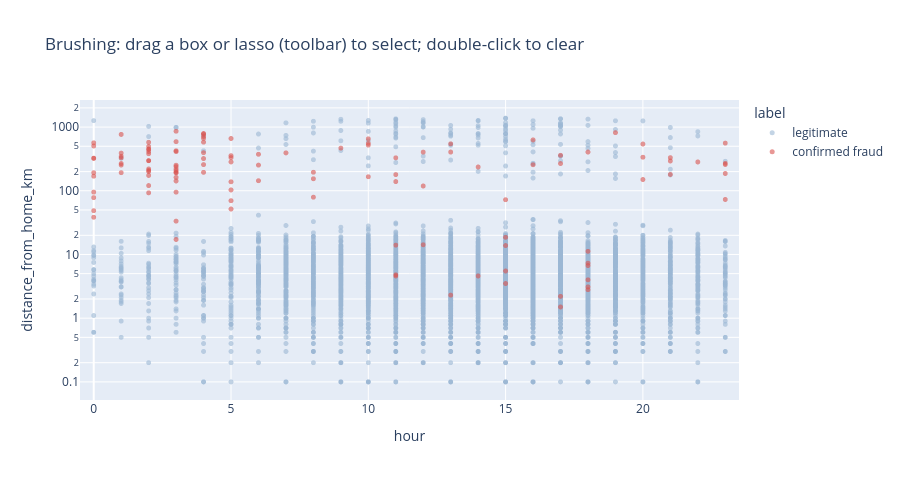

This figure's notebook cell:
### Markdown cell above
## 3. Brushing  *(Slide 8)*

**What:** **Brushing** (Becker & Cleveland 1987): the user paints a selection directly over marks by dragging a
rectangle or freeform lasso; every mark it touches joins the selection and is immediately highlighted.

**Why:** Below, an interactive scatter in **lasso/box-select mode** — drag around any cluster; selected points stay
bright and the rest fade. Try brushing the night-time, long-distance corner (top-right) and notice how red it is.

### Code cell
fig = px.scatter(tx, x="hour", y="distance_from_home_km", color="label", log_y=True, opacity=0.6,
                 color_discrete_map={"legitimate": "#9bb7d4", "confirmed fraud": "#D9534F"},
                 hover_data=["txn_id", "city", "merchant_category", "amount_inr"],
                 title="Brushing: drag a box or lasso (toolbar) to select; double-click to clear", height=480)
fig.update_traces(marker_size=5, unselected_marker_opacity=0.08)
fig.update_layout(dragmode="lasso")
fig.update_xaxes(range=[-0.5, 23.5])
fig.show()

### Figure 1 — Plotly figure (JSON) as saved in the notebook; plotly's stock layout.template omitted (floating-point values rounded to 4 significant figures; data arrays with more than 128 entries replaced by an {"elided": "..."} marker saying what was removed)
{"data": [{"customdata": {"elided": "5400x4 mixed values"}, "hovertemplate": "label=legitimate<br>hour=%{x}<br>distance_from_home_km=%{y}<br>txn_id=%{customdata[0]}<br>city=%{customdata[1]}<br>merchant_category=%{customdata[2]}<br>amount_inr=%{customdata[3]}<extra></extra>", "legendgroup": "legitimate", "marker": {"color": "#9bb7d4", "opacity": 0.6, "size": 5, "symbol": "circle"}, "mode": "markers", "name": "legitimate", "showlegend": true, "type": "scattergl", "unselected": {"marker": {"opacity": 0.08}}, "x": {"elided": "5400 int values"}, "xaxis": "x", "y": {"elided": "5400 float values"}, "yaxis": "y"}, {"customdata": {"elided": "120x4 mixed values"}, "hovertemplate": "label=confirmed fraud<br>hour=%{x}<br>distance_from_home_km=%{y}<br>txn_id=%{customdata[0]}<br>city=%{customdata[1]}<br>merchant_category=%{customdata[2]}<br>amount_inr=%{customdata[3]}<extra></extra>", "legendgroup": "confirmed fraud", "marker": {"color": "#D9534F", "opacity": 0.6, "size": 5, "symbol": "circle"}, "mode": "markers", "name": "confirmed fraud", "showlegend": true, "type": "scattergl", "unselected": {"marker": {"opacity": 0.08}}, "x": [18, 19, 4, 11, 23, 2, 15, 15, 18, 3, 4, 11, 20, 23, 2, 10, 13, 23, 11, 0, 20, 2, 14, 16, 4, 2, 3, 6, 12, 5, 8, 18, 18, 21, 5, 15, 2, 3, 5, 5, 10, 15, 17, 1, 4, 13, 22, 0, 1, 1, 2, 2, 3, 3, 3, 4, 7, 8, 21, 23, 0, 0, 1, 1, 2, 3, 4, 5, 5, 6, 8, 9, 10, 11, 13, 15, 18, 0, 0, 0, 2, 2, 3, 3, 4, 4, 10, 11, 17, 4, 12, 12, 0, 3, 3, 5, 2, 2, 3, 3, 14, 20, 0, 6, 11, 17, 1, 2, 3, 17, 18, 21, 0, 2, 3, 1, 5, 16, 18, 23], "xaxis": "x", "y": [6.7, 818.4, 713.2, 4.6, 186.8, 413.5, 13.8, 18.6, 4.0, 192.3, 579.7, 4.8, 150.2, 73.0, 120.6, 654.1, 2.3, 258.5, 329.3, 325.0, 541.3, 577.3, 4.6, 256.1, 257.6, 297.1, 17.2, 374.1, 118.8, 51.7, 79.3, 3.1, 7.3, 293.8, 662.0, 5.5, 92.8, 192.6, 103.1, 356.0, 520.9, 3.5, 2.2, 267.8, 396.5, 405.5, 283.2, 505.1, 253.6, 192.2, 381.9, 495.1, 412.1, 95.1, 425.1, 320.5, 393.5, 195.4, 331.0, 270.0, 322.6, 78.1, 346.4, 389.9, 208.7, 860.2, 778.0, 331.8, 138.4, 253.0, 154.4, 467.5, 166.1, 139.4, 545.6, 72.4, 405.2, 48.7, 38.4, 565.6, 296.4, 174.2, 218.4, 239.1, 665.3, 194.6, 555.7, 179.4, 267.7, 791.8, 14.2, 404.4, 169.3, 162.4, 590.7, 283.8, 451.7, 200.2, 142.6, 204.7, 236.2, 336.2, 192.3, 143.9, 14.0, 360.4, 766.9, 446.5, 251.9, 1.5, 2.8, 180.5, 95.3, 219.9, 33.4, 328.7, 69.9, 629.1, 11.2, 560.0], "yaxis": "y"}], "layout": {"dragmode": "lasso", "height": 480, "legend": {"title": {"text": "label"}, "tracegroupgap": 0}, "title": {"text": "Brushing: drag a box or lasso (toolbar) to select; double-click to clear"}, "xaxis": {"anchor": "y", "domain": [0, 1], "range": [-0.5, 23.5], "title": {"text": "hour"}}, "yaxis": {"anchor": "x", "domain": [0, 1], "title": {"text": "distance_from_home_km"}, "type": "log"}}}
